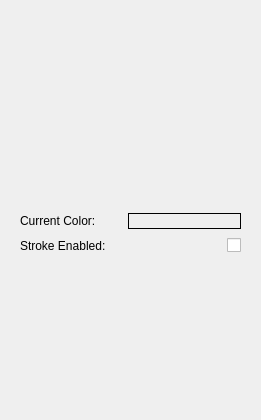
      <widget class="QWidget" name="scrollAreaWidgetContents_2">
       <property name="geometry">
        <rect>
         <x>0</x>
         <y>0</y>
         <width>261</width>
         <height>420</height>
        </rect>
       </property>
       <layout class="QVBoxLayout" name="verticalLayout_13">
        <item>
         <layout class="QVBoxLayout" name="verticalLayout_4">
          <item>
           <widget class="ColorWidget" name="strokeColor">
            <property name="toolTip">
             <string>Custom color widget</string>
            </property>
            <property name="whatsThis">
             <string>You don't care</string>
            </property>
           </widget>
          </item>
          <item>
           <layout class="QFormLayout" name="formLayout_2">
            <property name="horizontalSpacing">
             <number>22</number>
            </property>
            <property name="verticalSpacing">
             <number>9</number>
            </property>
            <property name="leftMargin">
             <number>9</number>
            </property>
            <property name="topMargin">
             <number>0</number>
            </property>
            <property name="rightMargin">
             <number>9</number>
            </property>
            <property name="bottomMargin">
             <number>9</number>
            </property>
            <item row="0" column="0">
             <widget class="QLabel" name="label_14">
              <property name="text">
               <string>Current Color:</string>
              </property>
             </widget>
            </item>
            <item row="0" column="1">
             <widget class="QLabel" name="strokeColorLabel">
              <property name="styleSheet">
               <string notr="true">QLabel {
	border: 1px solid 
}</string>
              </property>
              <property name="text">
               <string/>
              </property>
             </widget>
            </item>
            <item row="1" column="0">
             <widget class="QLabel" name="label_6">
              <property name="text">
               <string>Stroke Enabled:</string>
              </property>
             </widget>
            </item>
            <item row="1" column="1">
             <widget class="QCheckBox" name="shouldStrokeCheckbox">
              <property name="layoutDirection">
               <enum>Qt::RightToLeft</enum>
              </property>
              <property name="text">
               <string/>
              </property>
             </widget>
            </item>
           </layout>
          </item>
         </layout>
        </item>
       </layout>
      </widget>
